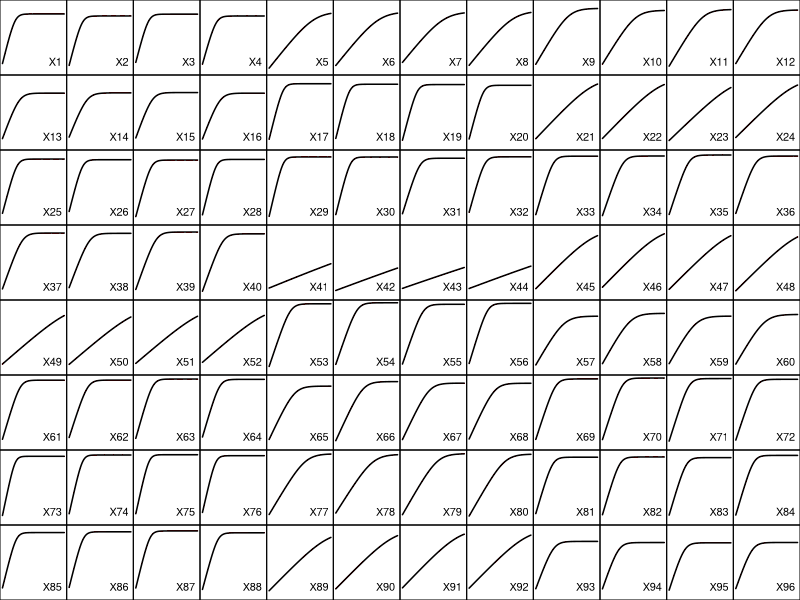

Write the R code that produced this figure.
# test script to demonstrate adaptive smoothing

# read in data
curves = read.csv('SimulatedGrowthCurves.csv')

# the first column is time
# ideally it should be regularly spaced

time = seq_along(curves$Time)
X = paste('X', 2, sep='')

xy.in = list(x=time, y=curves[[X]])

smooth.adaptive.spline = function(x, y=NULL, pct=0.1, niter=NULL) {
  # performs jack-knifed / cross-validated smoothing
  
  if (!is.null(x$y)) {
    xy.in = x
  } else {
    xy.in = list(x=x, y=y)
  }
  
  if (is.null(niter)) {
    niter = ceiling(length(xy.in$x)*pct)*10
  }
  
  XY = list(pct=pct, niter=niter)
  for (i in 1:niter) {
    set.seed(i) # this ensures that the same fit happens with repeated runs
    ix = sort(sample(xy.in$x, floor((1-pct)*length(xy.in$x))))
    
    xy = list(x=xy.in$x[ix], y=xy.in$y[ix])
    
    xy.s = smooth.spline(xy)           # smoothing of sampled data
    xy.ss = spline(xy.s, xout=xy.in$x) # spline interpolate to full range
    
    if (i == 1) {
      # first iteration, set trajectory
      XY[['x']]=xy.ss$x
      XY[['y']]=xy.ss$y
    } else {
      # gather the mean trajectory of all iterations
      XY$y = (XY$y + xy.ss$y) / 2
    }
  }
    
  return(XY)
  
}
smooth.adaptive.loess = function(x, y=NULL, span.interval=c(0.1, 0.7)) {
  # uses loess (local weighted polynomial fitting) to smooth curve
  # optimizes the span parameter to fit the data but avoid over-smoothing
  
  if (is.null(y) & ! is.list(x)) {
    stop('first argument must be xy.coords')
  }
  
  if (is.null(y) & is.list(x)) {
    y = x$y
    x = x$x
  }
  
  span.opt = optimize(function(span, x, y){
    y.loess = loess(y~x, span=span, data.frame(x=x, y=log(y)))
    y.predict = exp(predict(y.loess, data.frame(x=x)))
    sse = sum(y.loess$residuals^2)
    opt = sse/span
    
    return(opt)
    
  }, c(0.1, 0.7), x, y, maximum=FALSE)
  
  y.loess = loess(y~x, span=span.opt$minimum, data.frame(x=x, y=log(y)))
  y.predict = exp(predict(y.loess, data.frame(x=x)))
  
  return(list(x=x, y=unname(y.predict), span=span.opt$minimum, objective=span.opt$objective))
}

#xy.out = smooth.adaptive(xy.in)
#plot(xy.out, type='l', log='y', main=sprintf('iter: %d', xy.out$niter))
#points(xy.in, pch=16, cex=0.2, col='red')

curves.s = curves[,-1]
curves.s = lapply(curves.s, function(y){
  y.s = smooth.adaptive.spline(list(x=time, y=y), niter=10)$y
  #y.s = smooth.adaptive.loess(list(x=time, y=y))$y
  
  return(y.s)
})
curves.s = data.frame(curves.s)

#matplot(curves.s, type='l', log='y')

windows(12,8)
par(mar=c(0,0,0,0))
layout(matrix(1:96, nrow=8, ncol=12, byrow=T))
lapply(1:96, function(i){
  plot(time, curves[[i+1]], type='p', pch=16, cex=0.2, col='red', log='y', xaxt='n', yaxt='n', ylim=c(0.005, max(curves[,-1])))
  lines(time, curves.s[[i]], lwd=1.5)
  legend('bottomright', legend=colnames(curves)[i+1], bty='n')
})